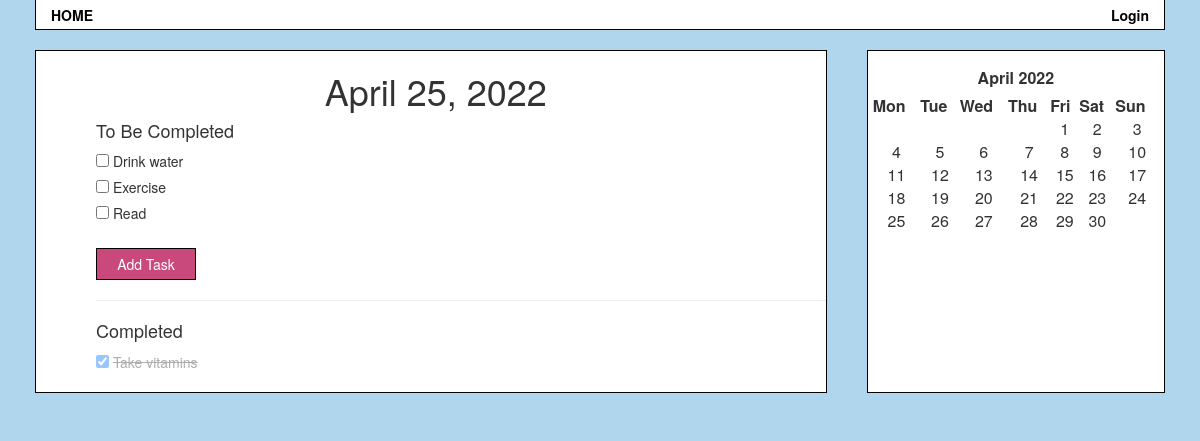
The page /index on the database as committed earlier.
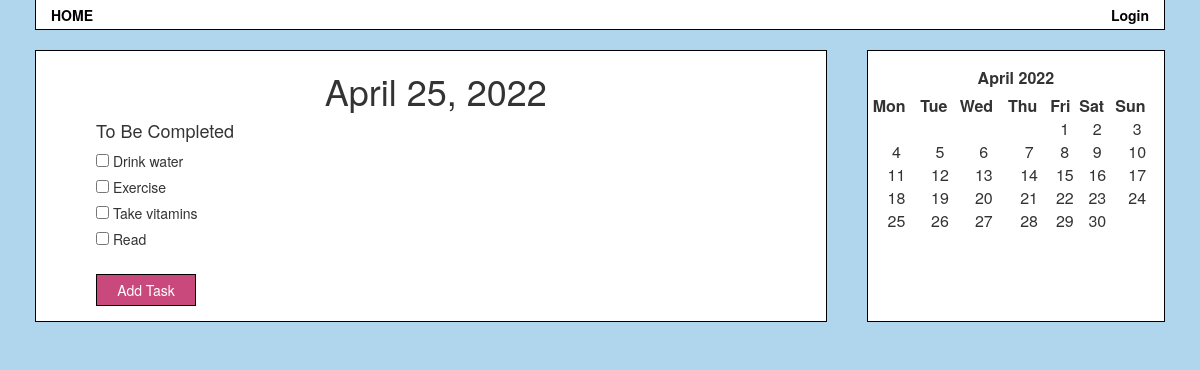
The same page on the database as committed later.
### app/models.py (models this page shows)
class Task(db.Model):
    id = db.Column(db.Integer, index=True, primary_key=True)
    name = db.Column(db.String(120), index=True)
    date = db.Column(db.Date, index=True)
    completed = db.Column(db.Boolean)
    user_id = db.Column(db.Integer, db.ForeignKey('user.id'))
    def __repr__(self):
        return '<Task {}>'.format(self.name)

### app/routes/routes.py (the view)
@app.route('/')
@app.route('/index')
def index():
    today = date.today()
    strdate = today.strftime('%B %d, %Y')
    tasks = Task.query.all()
    checkedTasks = Task.query.filter_by(completed=True, date=today).all()
    uncheckedTasks = []
    for task in tasks:
        if task not in checkedTasks:
            uncheckedTasks.append(task)
    print(uncheckedTasks)
    print(checkedTasks)
    month = getMonthCalendar()
    return render_template('index.html', title='Habit Tracker',
    date=strdate, month=month,
    tasks=uncheckedTasks, completedTasks=checkedTasks)

### app/helpers.py (called while the page is built)
def getMonthCalendar():
    today = date.today()
    print(today)
    print('this', today.month)
    cal = calendar.month(today.year, today.month)
    monthCal = calendar.HTMLCalendar(firstweekday=0)
    month, year = today.month, today.year
    printMonth = monthCal.formatmonth(year, month)
    return printMonth

### app/templates/index.html (shortened to what this page needs)
{% extends 'bootstrap/base.html' %}
{% block styles %}
{{super()}}
<link rel="stylesheet" href="{{ url_for('static', filename='style.css') }}">
{% endblock %}
{% block content %}
<div class="container">
<div class="main">
{% include 'viewTasks.html' %}
{% include 'sidebar.html' %}
</div>
{% endblock %}

### app/templates/header.html (shortened to what this page needs)
{% block head %}
<head>
    <div class="navbar">
        <a class="navlink" href="/">HOME</a>
        <div class="right">
        {% if current_user.is_anonymous %}
        <a class="navlink" href="{{ url_for('login') }}">Login</a>
        {% else %}
        <a class="navlink" href="{{ url_for('logout') }}">Logout</a>
        {% endif %}
        </div>
    </div>
</head>
{% endblock %}

### app/templates/viewTasks.html (shortened to what this page needs)
{% block content %}
<div class="content">
    <h1 class="center">{{ date }}</h1>
    <div class="tasks">
    <h4>To Be Completed</h4>
    {% for task in tasks %}
    <input type="checkbox" class="task" id="task" name="{{task.id}}">
    <label for="{{task.id}}">{{ task.name }}</label>
    {% if showDelete == true %} - <a class="delete-button" name="{{task.id}}">[DELETE]</a>{% endif %}<br />
    {% endfor %}
    <br />
    <div>
        <a data-target="#task-modal" role="button" class="btn" data-toggle="modal"><span class="">Add Task</span></a>
    </div>
    {% if completedTasks %}
    <hr>
    <h4>Completed</h4>
    <div class="completed-tasks">
    {% for task in completedTasks %}
    <input type="checkbox" class="task" id="task" name="{{task.id}}" checked>
    <label class="completed" for="{{task.id}}">{{ task.name }}</label><br />
    {% endfor %}
    </div>
    {% endif %}
    </div>
    </div>
</div>
{% endblock %}

### app/templates/sidebar.html
<div class="sidebar">
    <div class="calendar-display">
        {{ month | safe }}
    </div>
</div>

### app/static/style.css (style rules this page uses)
.navbar { background-color: white; border: 1px solid black; border-top: transparent; border-radius: 0; margin-left: 35px; margin-right: 35px; padding-top: 5px; padding-left: 15px; padding-right: 15px; margin-bottom: 0px; font-weight: bold; min-height: 30px; }
.navlink { color: black; margin: 0px; padding: 0px; }
.right { float: right; }
body { background-color: rgb(175, 214, 236); margin: 0px; padding: 0px; }
label { font-weight: normal; }
.container { display: flex; flex-direction: row; width: 100%; }
.sidebar, .main { display: flex; flex-direction: column; margin: 20px; border: 1px solid black; background-color: white; padding-bottom: 15px; }
.sidebar { flex-grow: 1; width: 200px; }
.main { flex-grow: 5; width: 300px; }
.content { padding-left: 10px; }
.center { text-align: center; }
.tasks { padding-left: 50px; font-weight: normal; }
.btn, .btn:hover, .btn:active { background-color: rgb(202, 73, 125); border: 1px solid black; padding: 5px; width: 100px; color: white; border-radius: 0; }
.calendar-display { margin: 5px; }
th.month { padding-top: 10px; padding-bottom: 5px; width: 50%; margin: 5px auto; text-align: center; }
.month { text-align: center; }

Rows that differ between the two databases and show on the page:
changed Task "Take vitamins": moves from the list under "Completed" to the list under "To Be Completed"
Other text that changed with them:
text no longer shown: "Completed"
